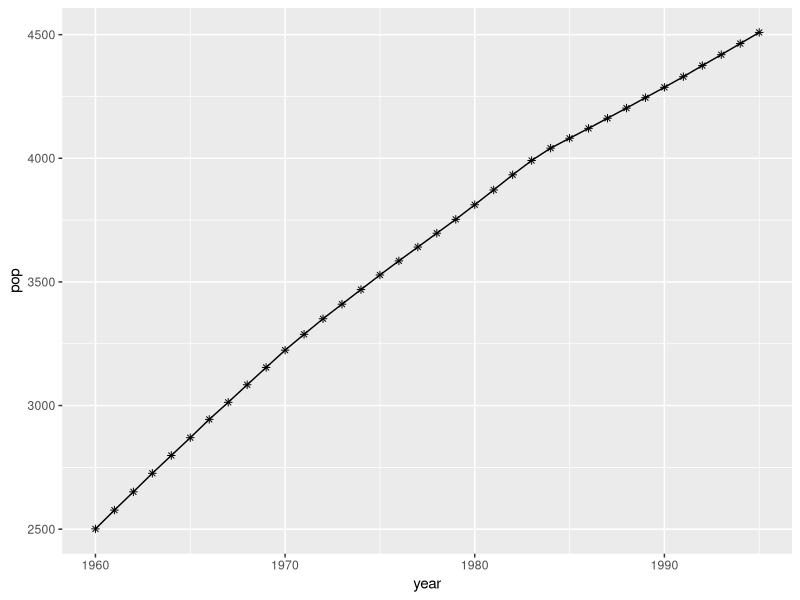
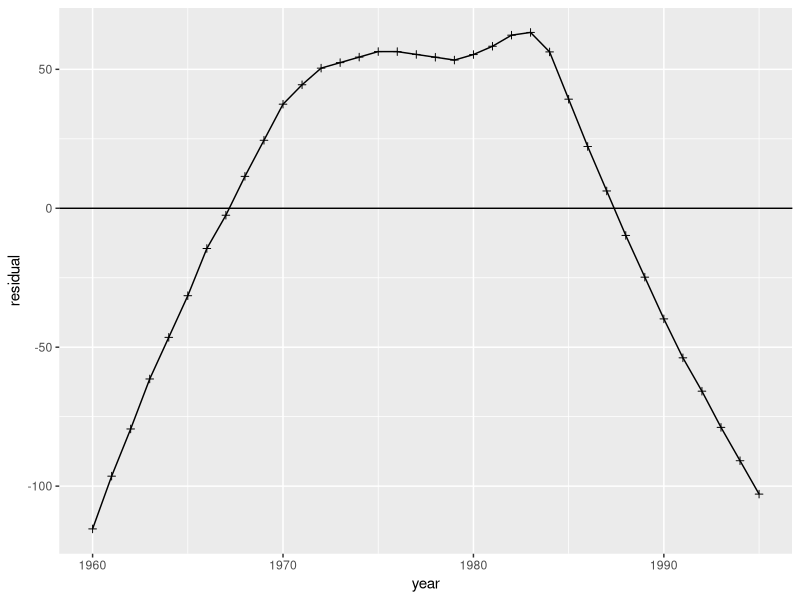
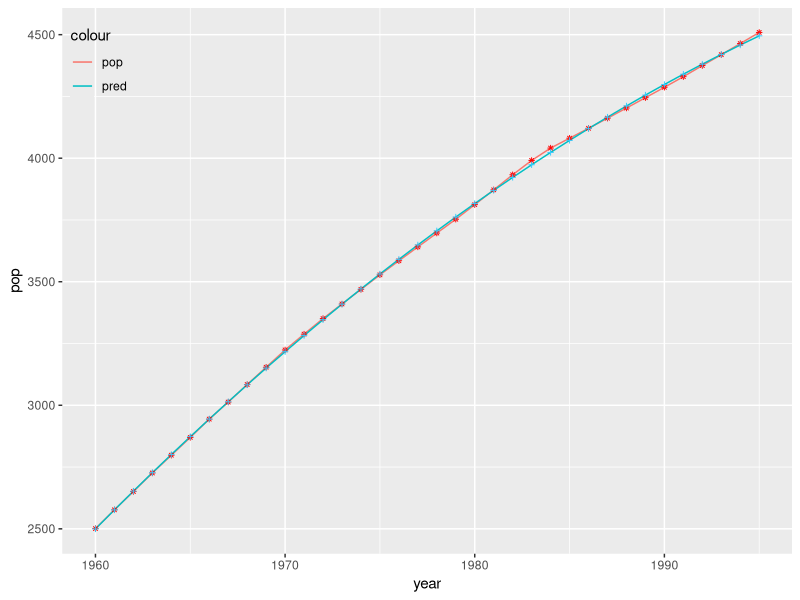
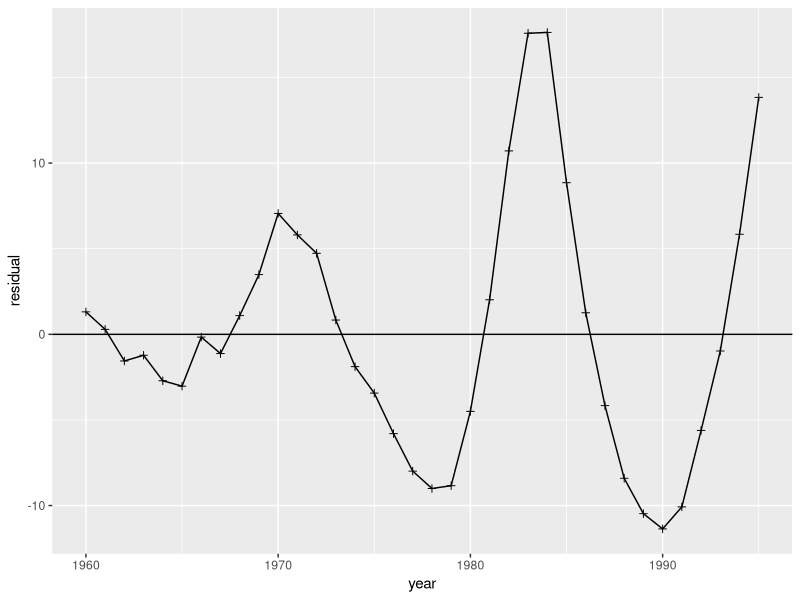
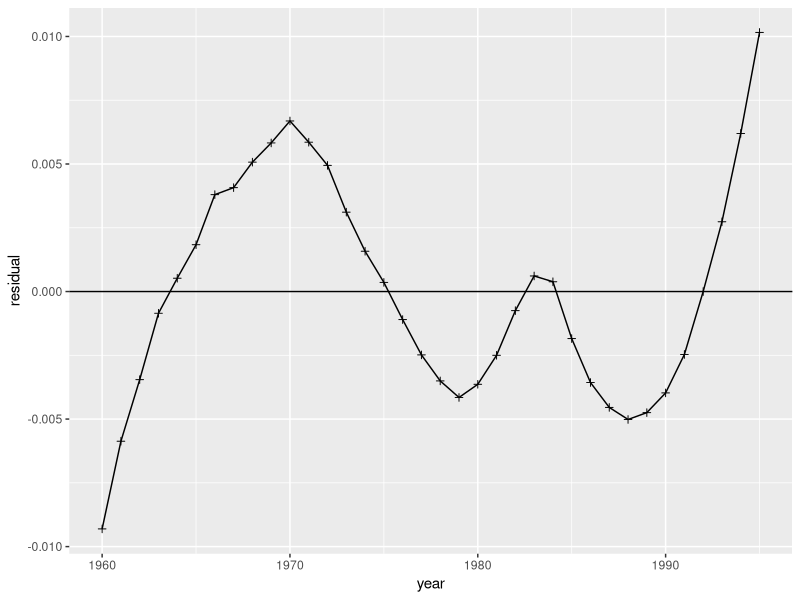
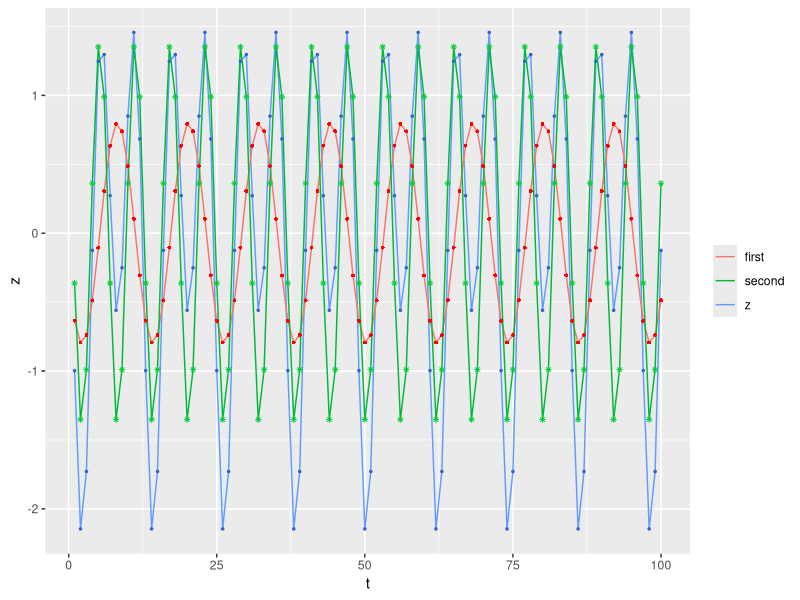
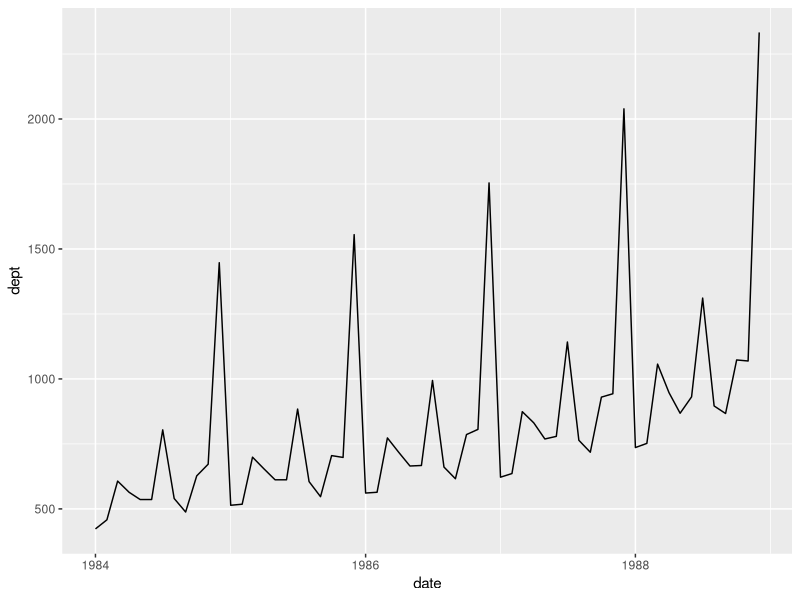
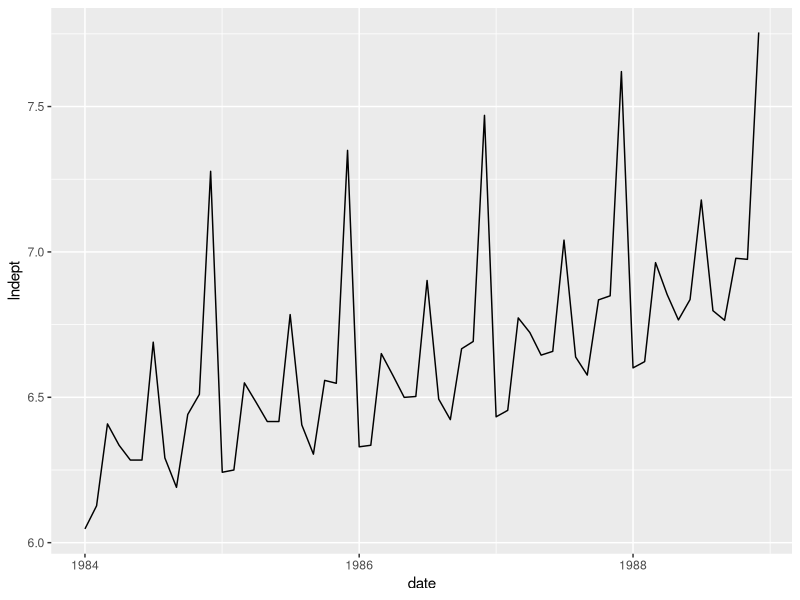

These charts were generated, in order, by the following R code: (Note: this script raises an error after producing the figures.)
library(lubridate)
library(ggplot2)
library(scales)
library(car)
library(forecast)

# example 2.1
data <- read.csv('../timedata/population.txt', sep='', header=FALSE)
pop <- na.omit(c(t(data)))
pop <- round(pop/10000)
lnpop <- log(pop)
t <- 1:length(pop)
t2 <- t**2
year <- 1959 + t
df1 <- data.frame(pop, lnpop, t, t2, year)
ggplot(data=df1, aes(year, pop)) + 
  geom_line() + 
  geom_point(shape=8, color='black')

regmodel <- lm(pop~t, data=df1)
anova(regmodel)
summary(regmodel)
durbinWatsonTest(regmodel)

df2 <- data.frame(year, regmodel$fitted.values, regmodel$residuals)
colnames(df2) <- c("year", "pred", "residual")
ggplot(data=df2, aes(year, residual)) + 
  geom_line() + 
  geom_point(shape=3, color='black') + 
  geom_hline(yintercept=0)

regmodel <- lm(pop~t+t2, data=df1)
anova(regmodel)
summary(regmodel)
durbinWatsonTest(regmodel)

df3 <- data.frame(year, pop, regmodel$fitted.values, regmodel$residuals)
colnames(df3) <- c("year", "pop", "pred", "residual")
ggplot(data=df3, aes(x=year)) + 
  geom_line(aes(y=pop, colour='pop')) + 
  geom_line(aes(y=pred, colour='pred')) +
  geom_point(data=df3, aes(y=pop), shape=8, size=1, color='#ff0000') + 
  geom_point(data=df3, aes(y=pred), shape=3, size=1, color='#33ccff') + 
  theme(legend.position = c(0.05,0.9), legend.background=element_rect(fill="transparent"))

ggplot(data=df3, aes(year, residual)) + 
  geom_line() + 
  geom_point(shape=3, color='black') + 
  geom_hline(yintercept=0)

regmodel <- lm(lnpop~t+t2, data=df1)
anova(regmodel)
summary(regmodel)
df4 <- data.frame(year, regmodel$residuals)
colnames(df4) <- c("year", "residual")
ggplot(data=df4, aes(year, residual)) + 
  geom_line() + 
  geom_point(shape=3, color='black') + 
  geom_hline(yintercept=0)

# figure 2.8
t <- 1:100
a1 <- -0.8
a2 <- 1.4
phi1 <- pi/8
phi2 <- 3*pi/4
first <- a1 * sin(pi*t/6 + phi1)
second <- a2 * sin(pi*t/3 + phi2)
z <- first + second
df <- data.frame(t, z, first, second)
ggplot(data=df, aes(t)) + 
  geom_line(aes(y=z, colour='z')) + 
  geom_line(aes(y=first, colour='first')) +
  geom_line(aes(y=second, colour='second')) +
  geom_point(data=df, aes(y=z), shape=20, size=1, color='#3366cc') + 
  geom_point(data=df, aes(y=first), shape=16, size=1, color='#ff0000') + 
  geom_point(data=df, aes(y=second), shape=8, size=1, color='#00cc33') +
  theme(legend.title=element_blank())

# example 2.2 & 2.4
data <- read.csv('../timedata/depart.txt', sep='', header=FALSE)
dept <- na.omit(c(t(data)))
t <- 1:length(dept)
lndept <- log(dept)
date <- ymd("840101") + months(1:length(dept)-1)
mon <- month(date)
i1 <- as.integer(mon==1)
i2 <- as.integer(mon==2)
i3 <- as.integer(mon==3)
i4 <- as.integer(mon==4)
i5 <- as.integer(mon==5)
i6 <- as.integer(mon==6)
i7 <- as.integer(mon==7)
i8 <- as.integer(mon==8)
i9 <- as.integer(mon==9)
i10 <- as.integer(mon==10)
i11 <- as.integer(mon==11)
i12 <- as.integer(mon==12)
df1 <- data.frame(date, dept, lndept, i1, i2, i3, i4, i5, i6, i7, i8, i9, i10, i11, i12)

ggplot(data=df1, aes(date, dept)) +
  geom_line()

ggplot(data=df1, aes(date, lndept)) +
  geom_line()

regmodel <- lm(lndept~t+i1+i2+i3+i4+i5+i6+i7+i8+i9+i10+i11+i12+0, data=df1)
regmodel$coefficients

acf2(residuals(regmodel))
ar3res <- arima(residuals(regmodel),order=c(3,0,0))
durbinWatsonTest(ar3res)

df2 <- data.frame(date, residual=as.numeric(ar3res$residuals))
ggplot(data=df2, aes(date, residual)) +
  geom_line() +
  geom_hline(yintercept=0) +
  scale_x_date(date_breaks = "1 year",
               labels = date_format("JAN %y"))

# figure 2.12
t <- 1:60

b0 <- 0.2
b1 <- -12
z1 <- exp(b0 + b1/t)

b0 <- 10
b1 <- 0.15
k <- 1
z2 <- k*exp(-b0*exp(-b1*t))

b0 <- 0.95
b1 <- 0.09
z3 <- (1-b0*exp((-b1)*t))**3

b0 <- 5
b1 <- -0.2
z4 <- k/(1+exp(b0+b1*t))

df <- data.frame(t, z1, z2, z3, z4)

ggplot(data=df, aes(x=t)) +
  geom_line(aes(y=z3, colour='von')) +
  geom_line(aes(y=z2, colour='gom')) +
  geom_line(aes(y=z4, colour='pearl')) +
  geom_line(aes(y=z1, colour='exp')) +
  geom_point(data=df, aes(y=z3), shape=8, size=1, color='purple') + 
  geom_point(data=df, aes(y=z2), shape=16, size=1, color='lightgreen') + 
  geom_point(data=df, aes(y=z4), shape=5, size=1, color='lightblue') +
  geom_point(data=df, aes(y=z1), shape=20, size=1, color='red') +
  theme(legend.position = c(0.05,0.87), legend.background=element_rect(fill="transparent"), legend.title=element_blank())

# example 2.3
data <- read.csv('../timedata/catv.txt', sep='', header=FALSE)
catv <- na.omit(c(t(data)))
t <- 1:length(catv)
year <- 1969 + t
k <- 70000000
lncatv <- log(k/catv-1)
df1 <- data.frame(year, catv, lncatv)

ggplot(data=df1, aes(year, catv)) +
  geom_point(shape=3)

ggplot(data=df1, aes(year, lncatv)) +
  geom_point(shape=3)

regmodel <- lm(lncatv~year, data=df1)
anova(reg)
summary(reg)

p1 <- k/(exp(reg$fitted.values)+1)
residual <- catv-p1
df2 <- data.frame(year, reg$fitted.values, p1, residual)
colnames(df2) <- c('year', 'pred', 'p1', 'residual')

ggplot(data=df2, aes(x=year)) + 
  geom_point(data=df2, aes(y=catv, colour='catv'), shape=3, size=1) +
  geom_point(data=df2, aes(y=p1, colour='forecast'), shape=8, size=1) +
  theme(legend.position = c(0.1, 0.96), 
        legend.background=element_rect(fill="transparent"), 
        legend.title=element_blank(),
        legend.direction = "horizontal")

ggplot(data=df2, aes(x=year, y=residual)) +
  geom_point(shape=3, size=1) +
  geom_hline(yintercept=0, color="#999999")

# trend model prediction
z <- c(23,25,27,34,38,47,49,39,57,59,63,64,69,78,73,89,83,84,86,92)
t <- 1:length(z)
regmodel <- lm(z~t)
new_t <- 1:32
new <- data.frame(t=new_t)
df <- data.frame(predict(lm(z~t), new, interval="prediction", level=0.95))
df['t'] <- new_t
df['z'] <- c(z, rep('NA', 12))

ggplot(data=df, aes(x=t)) + 
  geom_line(aes(y=fit, colour='prediction')) + 
  geom_line(aes(y=lwr, colour='lower')) + 
  geom_line(aes(y=upr, colour='upper')) + 
  geom_line(aes(x=t,y=as.numeric(z), colour='z')) +
  geom_point(aes(y=fit), shape='p') + 
  geom_point(aes(y=lwr), shape='L') +
  geom_point(aes(y=upr), shape='U') +
  geom_point(aes(y=as.numeric(z)), shape=20) +
  geom_vline(xintercept=21, color='#999999') +
  theme(legend.position = c(0.2, 0.96), 
        legend.background=element_rect(fill="transparent"), 
        legend.title=element_blank(),
        legend.direction = "horizontal")

